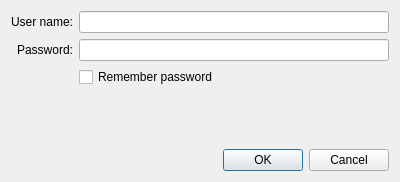
<?xml version="1.0" encoding="UTF-8"?>
<ui version="4.0">
 <class>StanceInitForm</class>
 <widget class="QDialog" name="StanceInitForm">
  <property name="geometry">
   <rect>
    <x>0</x>
    <y>0</y>
    <width>400</width>
    <height>182</height>
   </rect>
  </property>
  <property name="windowTitle">
   <string>Enter log in details</string>
  </property>
  <layout class="QGridLayout" name="gridLayout">
   <item row="0" column="0">
    <widget class="QLabel" name="label">
     <property name="text">
      <string>User name:</string>
     </property>
     <property name="alignment">
      <set>Qt::AlignRight|Qt::AlignTrailing|Qt::AlignVCenter</set>
     </property>
    </widget>
   </item>
   <item row="0" column="1">
    <widget class="QLineEdit" name="usernameLineEdit"/>
   </item>
   <item row="1" column="0">
    <widget class="QLabel" name="label_2">
     <property name="text">
      <string>Password:</string>
     </property>
     <property name="alignment">
      <set>Qt::AlignRight|Qt::AlignTrailing|Qt::AlignVCenter</set>
     </property>
    </widget>
   </item>
   <item row="1" column="1">
    <widget class="QLineEdit" name="passwordLineEdit">
     <property name="echoMode">
      <enum>QLineEdit::Normal</enum>
     </property>
    </widget>
   </item>
   <item row="2" column="1">
    <widget class="QCheckBox" name="rememberMe">
     <property name="text">
      <string>Remember password</string>
     </property>
    </widget>
   </item>
   <item row="4" column="0" colspan="2">
    <widget class="QLabel" name="infoLabel">
     <property name="text">
      <string/>
     </property>
     <property name="alignment">
      <set>Qt::AlignCenter</set>
     </property>
    </widget>
   </item>
   <item row="5" column="0" colspan="2">
    <spacer name="verticalSpacer">
     <property name="orientation">
      <enum>Qt::Vertical</enum>
     </property>
     <property name="sizeHint" stdset="0">
      <size>
       <width>218</width>
       <height>4</height>
      </size>
     </property>
    </spacer>
   </item>
   <item row="6" column="0" colspan="2">
    <widget class="QDialogButtonBox" name="buttonBox">
     <property name="orientation">
      <enum>Qt::Horizontal</enum>
     </property>
     <property name="standardButtons">
      <set>QDialogButtonBox::Cancel|QDialogButtonBox::Ok</set>
     </property>
    </widget>
   </item>
   <item row="3" column="0">
    <spacer name="verticalSpacer_2">
     <property name="orientation">
      <enum>Qt::Vertical</enum>
     </property>
     <property name="sizeHint" stdset="0">
      <size>
       <width>20</width>
       <height>40</height>
      </size>
     </property>
    </spacer>
   </item>
  </layout>
 </widget>
 <tabstops>
  <tabstop>usernameLineEdit</tabstop>
  <tabstop>passwordLineEdit</tabstop>
  <tabstop>rememberMe</tabstop>
  <tabstop>buttonBox</tabstop>
 </tabstops>
 <resources/>
 <connections/>
</ui>
